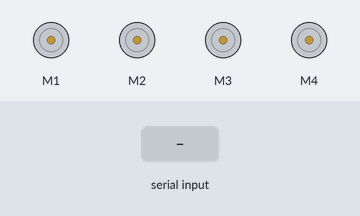
This sketch was run on a simulated Arduino Uno, built with avr-gcc and run on an emulated ATmega328P. On the bench: 4 × DC motor (green arrow = forward, orange = backward, longer = faster). The test bench sets the inputs (shaded band).

Above: at 1.2 s.
1.3 s: "F" received over Serial
At 2.5 s:
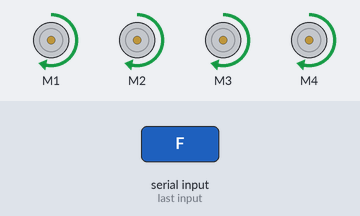
2.8 s: "B" received over Serial
At 3.7 s:
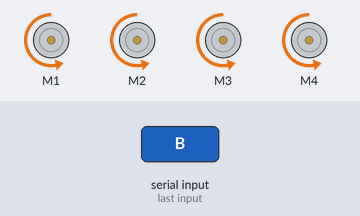
4.3 s: "L" received over Serial
At 4.8 s:
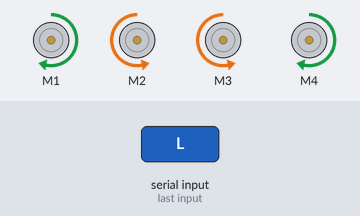
5.8 s: "R" received over Serial
At 7.0 s:
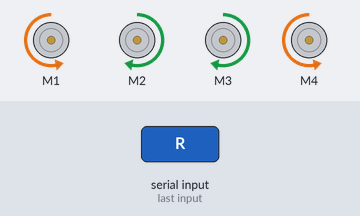
7.3 s: "G" received over Serial
At 8.3 s:
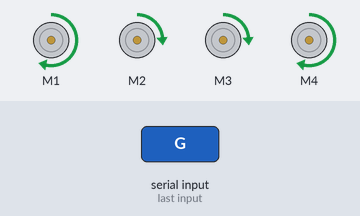
8.8 s: "I" received over Serial
At 9.4 s:
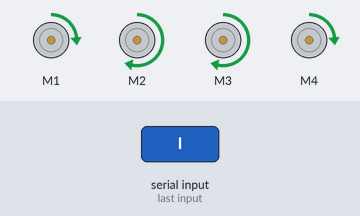
Timing chart, 0 to 11.3 s (numbered marks = the images above; inputs shaded):
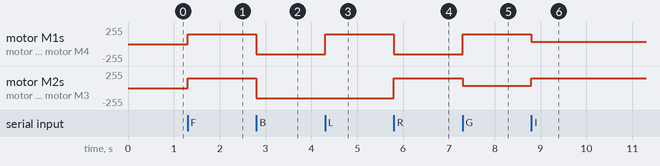

The sketch:

MOTOR4.ino
```cpp
#include <AFMotor.h>
AF_DCMotor motor1(1);   //fr
AF_DCMotor motor2(2);   //fl
AF_DCMotor motor3(3);   //bl
AF_DCMotor motor4(4);   //br


char bt='S';         //variabel data bluetooth (default S untuk stop) //Serial.write('oke');
int sp=150;          //variabel kecepatan, default 150
int sb=80;
void setup() {
  // put your setup code here, to run once:
  Serial.begin(9600);
  berhenti();
}

void loop() {
bt=Serial.read();
sb=sp/4;


if(bt=='F'){
  KC();
 maju();
// Serial.print("Maju");
}

if(bt=='B'){
  KC();
 mundur();
}

if(bt=='L'){
  KC();
 kiri();
}

if(bt=='R'){
  KC();
 kanan();
}
if(bt=='G'){
KL();
 majukiri();
}
if(bt=='I'){
KR();
 majukanan();
}
if(bt=='H'){
KL();
 mundurkiri();
}
if(bt=='J'){
KR();
 mundurkanan();
}

if(bt=='S'){
 berhenti();
}

if(bt=='1'){
 sp=20;
}
if(bt=='2'){
 sp=50;
}
if(bt=='3'){
 sp=100;
}
if(bt=='4'){
 sp=140;
}
if(bt=='5'){
 sp=180;
}
if(bt=='6'){
 sp=200;
}
if(bt=='7'){
 sp=220;
}
if(bt=='8'){
 sp=230;
}
if(bt=='9'){
 sp=245;
}
if(bt=='q'){
 sp=255;
}

}

void maju(){
  motor1.run(FORWARD);
  motor2.run(FORWARD);
  motor3.run(FORWARD);
  motor4.run(FORWARD);
}
void mundur(){
  motor1.run(BACKWARD);
  motor2.run(BACKWARD);
  motor3.run(BACKWARD);
  motor4.run(BACKWARD);
}
void berhenti(){
  motor1.run(RELEASE);
  motor2.run(RELEASE);
  motor3.run(RELEASE);
  motor4.run(RELEASE);

}
void kiri(){
  motor1.run(FORWARD);
  motor2.run(BACKWARD);
  motor3.run(BACKWARD);
  motor4.run(FORWARD);
}
void kanan(){
  motor1.run(BACKWARD);
  motor2.run(FORWARD);
  motor3.run(FORWARD);
  motor4.run(BACKWARD);
}

//serong
void majukiri(){

  motor1.run(FORWARD);
  motor2.run(FORWARD);
  motor3.run(FORWARD);
  motor4.run(FORWARD);
}
void majukanan(){

  motor1.run(FORWARD);
  motor2.run(FORWARD);
  motor3.run(FORWARD);
  motor4.run(FORWARD);
}
void mundurkiri(){

  motor1.run(BACKWARD);
  motor2.run(BACKWARD);
  motor3.run(BACKWARD);
  motor4.run(BACKWARD);
}
void mundurkanan(){

  motor1.run(BACKWARD);
  motor2.run(BACKWARD);
  motor3.run(BACKWARD);
  motor4.run(BACKWARD);
}

void KC(){
motor1.setSpeed(sp);
motor2.setSpeed(sp);
motor3.setSpeed(sp);
motor4.setSpeed(sp);
}
void KR(){
  motor1.setSpeed(sb);
  motor2.setSpeed(sp);
  motor3.setSpeed(sp);
  motor4.setSpeed(sb);
}
void KL(){
  motor2.setSpeed(sb);
  motor1.setSpeed(sp);
  motor4.setSpeed(sp);
  motor3.setSpeed(sb);
}
```

Measured:
- after the input at 1.3 s, motor M1–4: stopped → forward 150/255 at once
- after the input at 2.8 s, motor M1–4: forward 150/255 → backward 150/255 at once
- after the input at 4.3 s, motor M1, motor M4: backward 150/255 → forward 150/255 at once
- after the input at 5.8 s, motor M1, motor M4: forward 150/255 → backward 150/255 at once; motor M2, motor M3: backward 150/255 → forward 150/255 at once
- after the input at 7.3 s, motor M1, motor M4: backward 150/255 → forward 150/255 at once; motor M2, motor M3: forward 150/255 → forward 37/255 at once
- after the input at 8.8 s, motor M1, motor M4: forward 150/255 → forward 37/255 at once; motor M2, motor M3: forward 37/255 → forward 150/255 at once
